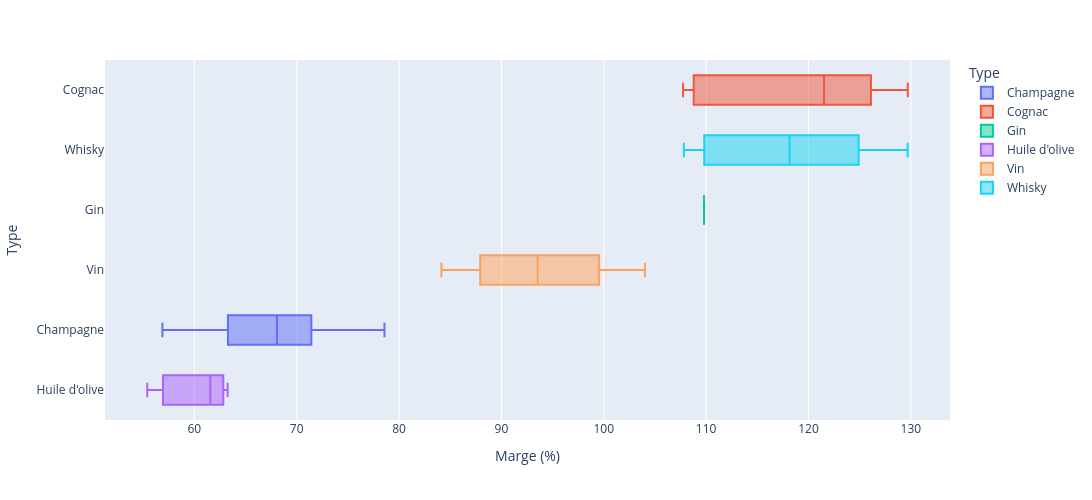

This figure's notebook cell:
### Code cell
fig = px.box(
    df_clean, y="type", x="marge", color="type", category_orders=category_orders,
    labels={"type":"Type","marge":"Marge (%)"}, width=1100, height=500,
)
fig.update_layout(yaxis_categoryorder="mean ascending")
fig.show()

### Figure 1 — Plotly figure (JSON) as saved in the notebook; plotly's stock layout.template omitted (floating-point values rounded to 4 significant figures; data arrays with more than 128 entries replaced by an {"elided": "..."} marker saying what was removed)
{"data": [{"alignmentgroup": "True", "hovertemplate": "Type=%{y}<br>Marge (%)=%{x}<extra></extra>", "legendgroup": "Champagne", "marker": {"color": "#636efa"}, "name": "Champagne", "notched": false, "offsetgroup": "Champagne", "orientation": "h", "showlegend": true, "type": "box", "x": [69.73, 64.85, 68.06, 66.45, 69.74, 71.39, 74.89, 76.7, 63.27, 68.08, 63.28, 71.43, 66.42, 73.14, 64.83, 64.84, 56.88, 68.09, 63.25, 78.57, 68.09, 73.15, 63.27, 63.28, 73.16, 63.27], "x0": " ", "xaxis": "x", "y": ["Champagne", "Champagne", "Champagne", "Champagne", "Champagne", "Champagne", "Champagne", "Champagne", "Champagne", "Champagne", "Champagne", "Champagne", "Champagne", "Champagne", "Champagne", "Champagne", "Champagne", "Champagne", "Champagne", "Champagne", "Champagne", "Champagne", "Champagne", "Champagne", "Champagne", "Champagne"], "y0": " ", "yaxis": "y"}, {"alignmentgroup": "True", "hovertemplate": "Type=%{y}<br>Marge (%)=%{x}<extra></extra>", "legendgroup": "Cognac", "marker": {"color": "#EF553B"}, "name": "Cognac", "notched": false, "offsetgroup": "Cognac", "orientation": "h", "showlegend": true, "type": "box", "x": [120.4, 107.8, 124.9, 127.3, 122.7, 109.8, 129.7, 107.7], "x0": " ", "xaxis": "x", "y": ["Cognac", "Cognac", "Cognac", "Cognac", "Cognac", "Cognac", "Cognac", "Cognac"], "y0": " ", "yaxis": "y"}, {"alignmentgroup": "True", "hovertemplate": "Type=%{y}<br>Marge (%)=%{x}<extra></extra>", "legendgroup": "Gin", "marker": {"color": "#00cc96"}, "name": "Gin", "notched": false, "offsetgroup": "Gin", "orientation": "h", "showlegend": true, "type": "box", "x": [109.8, 109.8], "x0": " ", "xaxis": "x", "y": ["Gin", "Gin"], "y0": " ", "yaxis": "y"}, {"alignmentgroup": "True", "hovertemplate": "Type=%{y}<br>Marge (%)=%{x}<extra></extra>", "legendgroup": "Huile d'olive", "marker": {"color": "#ab63fa"}, "name": "Huile d'olive", "notched": false, "offsetgroup": "Huile d'olive", "orientation": "h", "showlegend": true, "type": "box", "x": [61.56, 55.4, 63.25], "x0": " ", "xaxis": "x", "y": ["Huile d'olive", "Huile d'olive", "Huile d'olive"], "y0": " ", "yaxis": "y"}, {"alignmentgroup": "True", "hovertemplate": "Type=%{y}<br>Marge (%)=%{x}<extra></extra>", "legendgroup": "Vin", "marker": {"color": "#FFA15A"}, "name": "Vin", "notched": false, "offsetgroup": "Vin", "orientation": "h", "showlegend": true, "type": "box", "x": {"elided": "651 float values"}, "x0": " ", "xaxis": "x", "y": {"elided": "651 str values"}, "y0": " ", "yaxis": "y"}, {"alignmentgroup": "True", "hovertemplate": "Type=%{y}<br>Marge (%)=%{x}<extra></extra>", "legendgroup": "Whisky", "marker": {"color": "#19d3f3"}, "name": "Whisky", "notched": false, "offsetgroup": "Whisky", "orientation": "h", "showlegend": true, "type": "box", "x": [118.2, 124.9, 127.3, 118.1, 109.8, 116.0, 113.9, 107.8, 124.9, 109.7, 109.8, 129.7, 124.9, 118.2], "x0": " ", "xaxis": "x", "y": ["Whisky", "Whisky", "Whisky", "Whisky", "Whisky", "Whisky", "Whisky", "Whisky", "Whisky", "Whisky", "Whisky", "Whisky", "Whisky", "Whisky"], "y0": " ", "yaxis": "y"}], "layout": {"boxmode": "overlay", "height": 500, "legend": {"title": {"text": "Type"}, "tracegroupgap": 0}, "margin": {"t": 60}, "width": 1100, "xaxis": {"anchor": "y", "domain": [0, 1], "title": {"text": "Marge (%)"}}, "yaxis": {"anchor": "x", "categoryarray": ["Whisky", "Vin", "Huile d'olive", "Gin", "Cognac", "Champagne"], "categoryorder": "mean ascending", "domain": [0, 1], "title": {"text": "Type"}}}}
